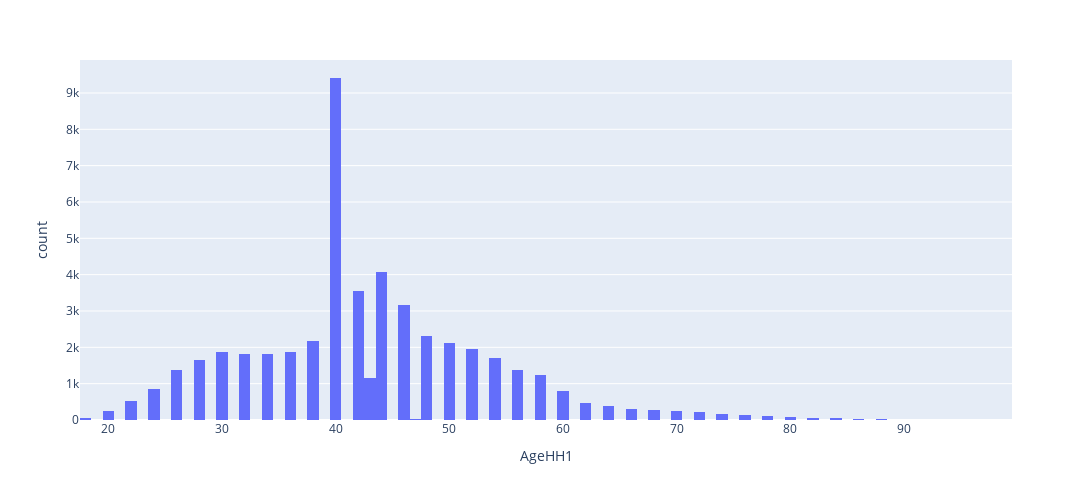

The notebook cell this image was saved under:
### Code cell
draw_px_histogram(data2, 'AgeHH1')

### Figure 1 — Plotly figure (JSON) as saved in the notebook; plotly's stock layout.template omitted (floating-point values rounded to 4 significant figures; data arrays with more than 128 entries replaced by an {"elided": "..."} marker saying what was removed)
{"data": [{"alignmentgroup": "True", "bingroup": "x", "hovertemplate": "AgeHH1=%{x}<br>count=%{y}<extra></extra>", "legendgroup": "", "marker": {"color": "#636efa", "pattern": {"shape": ""}}, "name": "", "offsetgroup": "", "orientation": "v", "showlegend": false, "type": "histogram", "x": {"elided": "49752 int values"}, "xaxis": "x", "yaxis": "y"}], "layout": {"barmode": "relative", "height": 500, "legend": {"tracegroupgap": 0}, "margin": {"t": 60}, "width": 1500, "xaxis": {"anchor": "y", "domain": [0, 1], "title": {"text": "AgeHH1"}}, "yaxis": {"anchor": "x", "domain": [0, 1], "title": {"text": "count"}}}}
